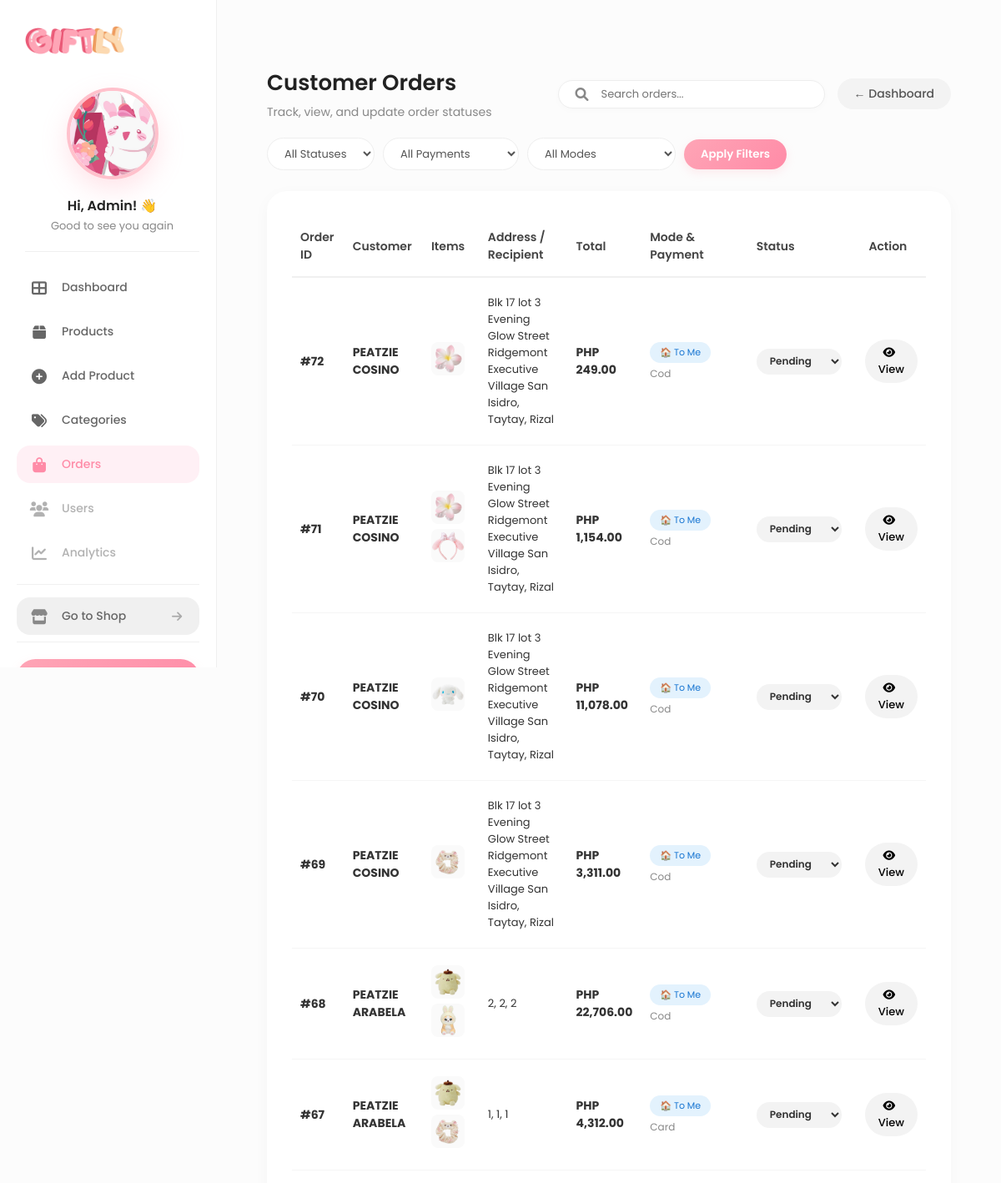
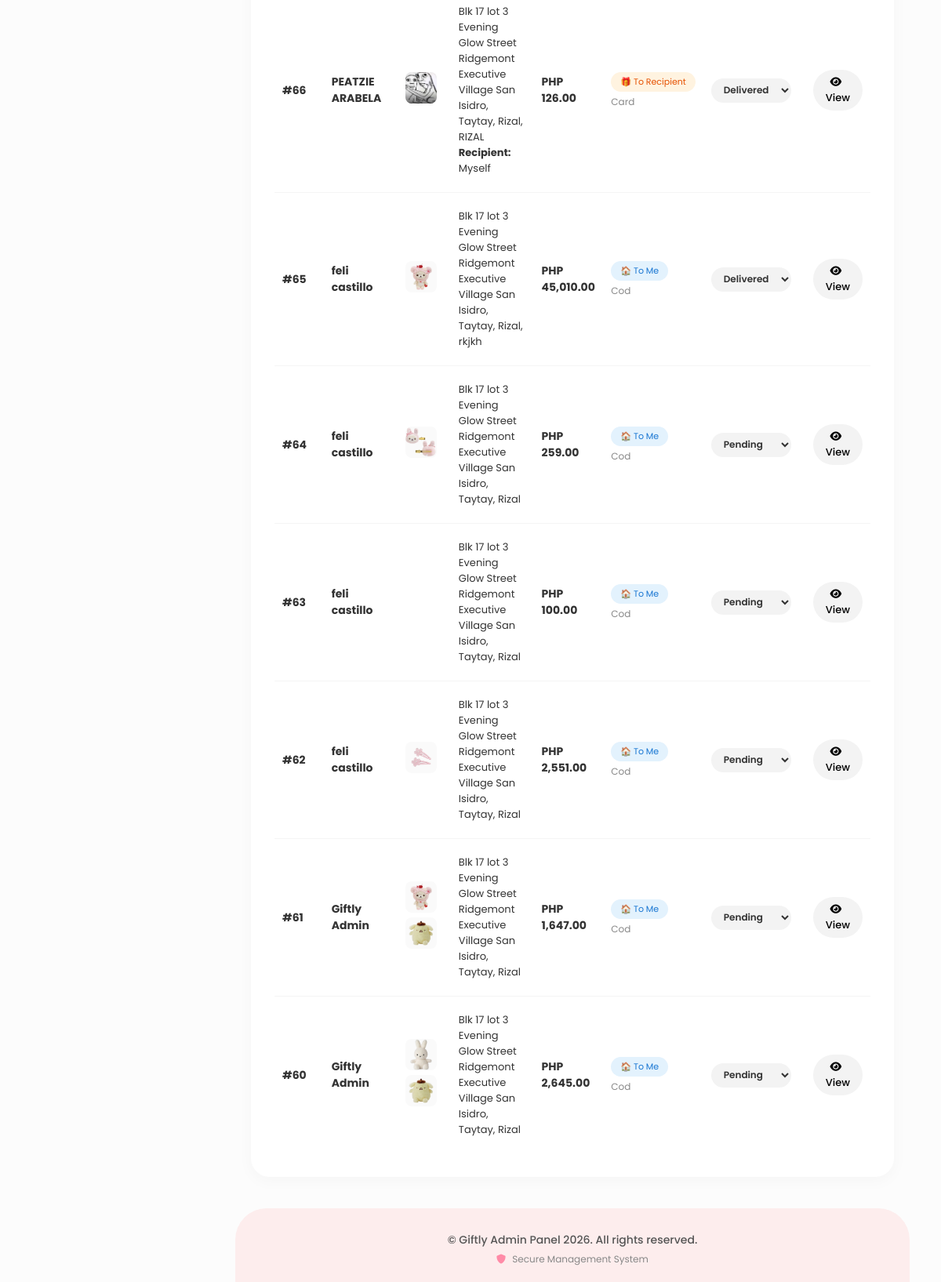
/giftly_project/admin_orders.php (signed in), run on the app's committed database (2 pictures, top to bottom).
### tables this page shows
CREATE TABLE `orders` (
  `id` int(11) NOT NULL,
  `user_id` int(11) NOT NULL,
  `total_amount` decimal(10,2) NOT NULL,
  `status` enum('pending','shipped','delivered','cancelled') DEFAULT 'pending',
  `created_at` timestamp NOT NULL DEFAULT current_timestamp(),
  `fullname` varchar(255) NOT NULL,
  `address` varchar(255) NOT NULL,
  `city` varchar(100) NOT NULL,
  `recipient_name` varchar(255) NOT NULL,
  `payment_method` varchar(50) NOT NULL DEFAULT 'cod',
  `gift_message` text NOT NULL,
  `sender_phone` varchar(20) DEFAULT NULL,
  `recipient_phone` varchar(20) DEFAULT NULL,
  `delivery_date` date DEFAULT NULL,
  `delivery_time` time DEFAULT NULL
);

CREATE TABLE `users` (
  `id` int(11) NOT NULL,
  `name` varchar(100) NOT NULL,
  `email` varchar(100) NOT NULL,
  `password` varchar(255) NOT NULL,
  `role` enum('admin','customer') NOT NULL DEFAULT 'customer',
  `reset_token` varchar(500) DEFAULT NULL,
  `token_expiry` datetime DEFAULT NULL,
  `phone` varchar(20) NOT NULL,
  `created_at` timestamp NOT NULL DEFAULT current_timestamp(),
  `profile_pic` varchar(255) DEFAULT NULL
);

CREATE TABLE `products` (
  `id` int(11) NOT NULL,
  `name` varchar(100) NOT NULL,
  `description` text DEFAULT NULL,
  `price` decimal(10,2) NOT NULL,
  `image` varchar(255) NOT NULL,
  `quantity` int(11) NOT NULL DEFAULT 0,
  `category_id` int(11) NOT NULL DEFAULT 1
);

### giftly_project/admin_orders.php (the view, shortened to what this page needs)
<?php
include 'db_connect.php';
include 'admin_header.php';
$limit = 20;
$page = isset($_GET['page']) ? intval($_GET['page']) : 1;
$offset = ($page - 1) * $limit;
?>
<div class="main-wrapper">
    <div style="display: flex; justify-content: space-between; align-items: center; margin-bottom: 20px; flex-wrap: wrap; gap: 15px;">
        <div>
            <h2 style="font-size: 26px; font-weight: 600; color: #222; margin-bottom: 5px;">Customer Orders</h2>
            <p style="color: #888; font-size: 14px;">Track, view, and update order statuses</p>
        </div>
        <div style="display: flex; align-items: center; gap: 15px; flex-wrap: wrap;">
            <div class="search-container">
                <i class="fas fa-search"></i>
                <input type="text" id="adminOrderSearch" placeholder="Search orders...">
            </div>
            <a href="admin_dashboard.php" style="background: #f3f3f3; padding: 8px 20px; border-radius: 50px; font-size: 14px; font-weight: 500; color: #555; text-decoration: none; transition: 0.3s;">&larr; Dashboard</a>
        </div>
    </div>
    <div class="filter-bar">
        <form action="admin_orders.php" method="GET" style="display: flex; gap: 10px; flex-wrap: wrap; align-items: center;">
            <select name="filter_status" class="filter-select">
                <option value="">All Statuses</option>
            </select>
            <select name="filter_payment" class="filter-select">
                <option value="">All Payments</option>
            </select>
            <select name="filter_mode" class="filter-select">
                <option value="">All Modes</option>
            </select>
            <button type="submit" class="filter-btn">Apply Filters</button>
        </form>
    </div>
    <div class="admin-table-card">
        <table class="admin-table" id="ordersTable">
            <thead>
                <tr>
                    <th style="width: 10%;">Order ID</th>
                    <th style="width: 15%;">Customer</th>
                    <th style="width: 12%;">Items</th>
                    <th style="width: 25%;">Address / Recipient</th>
                    <th style="width: 12%;">Total</th>
                    <th style="width: 14%;">Mode & Payment</th>
                    <th style="width: 12%;">Status</th>
                    <th style="width: 10%; text-align:center;">Action</th>
                </tr>
            </thead>
            <tbody>
                <?php
                $sql = "SELECT orders.*, users.name as customer_name FROM orders JOIN users ON orders.user_id = users.id WHERE 1=1";
                $sql .= " ORDER BY created_at DESC LIMIT $limit OFFSET $offset";
                $result = $conn->query($sql);
                if ($result->num_rows > 0) {
                    while($row = $result->fetch_assoc()) {
                        $delivery_mode = '<span style="background: #e3f2fd; padding: 4px 12px; border-radius: 20px; font-size: 11px; color: #1976d2; white-space: nowrap; display: inline-block;">🏠 To Me</span>';
                        if(!empty($row['recipient_name'])) {
                            $delivery_mode = '<span style="background: #fff3e0; padding: 4px 12px; border-radius: 20px; font-size: 11px; color: #e65100; white-space: nowrap; display: inline-block;">🎁 To Recipient</span>';
                        }
                        $address_summary = $row['address'] . ', ' . $row['city'];
                        if(!empty($row['recipient_name'])) {
                            $address_summary .= '<br><strong>Recipient:</strong> ' . $row['recipient_name'];
                        }
                        $thumb_sql = "SELECT p.image FROM order_items oi JOIN products p ON oi.product_id = p.id WHERE oi.order_id = " . $row['id'] . " LIMIT 2";
                        $thumb_res = $conn->query($thumb_sql);
                        $thumbs = '';
                        if($thumb_res->num_rows > 0) {
                            while($t = $thumb_res->fetch_assoc()) {
                                $thumbs .= '<img src="uploads/'.$t['image'].'" class="prod-thumb" style="margin-right:4px;">';
                            }
                        }
                        echo '
                        <tr class="search-row">
                            <td><strong>#'.$row['id'].'</strong></td>
                            <td class="search-customer"><strong>'.$row['customer_name'].'</strong></td>
                            <td>'.$thumbs.'</td>
                            <td style="font-size: 13px;">'.$address_summary.'</td>
                            <td class="search-price"><strong>PHP '.number_format($row['total_amount'], 2).'</strong></td>
                            <td style="font-size: 12px; white-space: nowrap;">
                                '.$delivery_mode.'
                                <div style="margin-top: 4px; color: #888; font-size: 12px; white-space: nowrap;">'.ucfirst($row['payment_method']).'</div>
                            </td>
                            <td>
                                <form action="admin_orders.php" method="POST" style="margin:0; display:inline;">
                                    <input type="hidden" name="order_id" value="'.$row['id'].'">
                                    <input type="hidden" name="update_status_here" value="1">
                                    <select name="status" class="status-select" onchange="this.form.submit()">
                                        <option value="pending" '.($row['status'] == 'pending' ? 'selected' : '').'>Pending</option>
                                        <option value="shipped" '.($row['status'] == 'shipped' ? 'selected' : '').'>Shipped</option>
                                        <option value="delivered" '.($row['status'] == 'delivered' ? 'selected' : '').'>Delivered</option>
                                    </select>
                                </form>
                            </td>
                            <td style="text-align:center;">
                                <button class="btn-view-items" onclick="openModal('.$row['id'].')">
                                    <i class="fas fa-eye" style="margin-right: 5px;"></i> View
                                </button>
                            </td>
                        </tr>
                        ';
                    }
                } else {
                    echo "<tr><td colspan='8' style='padding: 40px; text-align:center; color:#888;'>No orders match your filters.</td></tr>";
                }
                ?>
            </tbody>
        </table>
    </div>
</div>
<?php include 'admin_footer.php'; ?>

### giftly_project/admin_header.php (style rules this page uses)
* { margin: 0; padding: 0; box-sizing: border-box; font-family: 'Poppins', sans-serif; }
body { background: #fcfcfc; color: #333; display: flex; min-height: 100vh; }
a { text-decoration: none; color: inherit; }
.main-wrapper { max-width: 1200px; margin: 0 auto; width: 100%; flex: 1; }

### giftly_project/admin_orders.php (style rules this page uses)
.main-wrapper { max-width: 1200px; margin: 0 auto; padding: 40px 20px; width: 100%; flex: 1; }
.admin-table-card { background: #fff; border-radius: 24px; padding: 30px; box-shadow: 0 5px 20px rgba(0,0,0,0.03); overflow-x: auto; }
.admin-table { width: 100%; border-collapse: collapse; }
.admin-table th { text-align: left; padding: 15px 10px; border-bottom: 2px solid #f0f0f0; color: #444; font-weight: 600; font-size: 14px; }
.admin-table td { padding: 20px 10px; border-bottom: 1px solid #f5f5f5; font-size: 14px; color: #333; vertical-align: middle; }
.admin-table tr:last-child td { border-bottom: none; }
.status-select { border: none; padding: 6px 12px; border-radius: 30px; font-size: 12px; font-weight: 600; cursor: pointer; outline: none; font-family: 'Poppins'; transition: 0.2s; background: #f3f3f3; color: #333; }
.btn-view-items { background: #f3f3f3; border: none; padding: 6px 16px; border-radius: 30px; font-size: 13px; font-weight: 500; cursor: pointer; transition: 0.2s; margin-left: 8px; }
.search-container { display: flex; align-items: center; gap: 15px; background: #fff; border: 1.5px solid #eee; border-radius: 30px; padding: 6px 16px 6px 20px; box-shadow: 0 2px 10px rgba(0,0,0,0.02); transition: 0.3s; }
.search-container input { border: none; outline: none; width: 100%; font-size: 13px; font-family: 'Poppins'; background: transparent; }
.search-container i { color: #888; }
.filter-bar { display: flex; gap: 15px; margin-bottom: 25px; flex-wrap: wrap; align-items: center; }
.filter-select { padding: 8px 16px; border: 1.5px solid #eee; border-radius: 30px; font-size: 13px; font-family: 'Poppins'; background: #fff; color: #555; outline: none; cursor: pointer; transition: 0.2s; }
.filter-btn { background: linear-gradient(135deg, #FEA5B6 0%, #ff8ba7 100%); color: white; padding: 8px 20px; border: none; border-radius: 30px; font-weight: 600; cursor: pointer; transition: 0.2s; font-family: 'Poppins'; box-shadow: 0 4px 12px rgba(254, 165, 182, 0.2); }
.prod-thumb { width: 40px; height: 40px; object-fit: cover; border-radius: 8px; background: #fafafa; }

### data on the page
orders: id "72", user.name "PEATZIE COSINO", address_summary "Blk 17 lot 3 Evening Glow Street Ridgemont Executive Village San Isidro, Taytay, Rizal", total_amount "249.00", payment_method "Cod", status "Pending"
products: image (picture)
orders: id "71", user.name "PEATZIE COSINO", address_summary "Blk 17 lot 3 Evening Glow Street Ridgemont Executive Village San Isidro, Taytay, Rizal", total_amount "1,154.00", payment_method "Cod", status "Pending"
products: image (picture)
orders: id "70", user.name "PEATZIE COSINO", address_summary "Blk 17 lot 3 Evening Glow Street Ridgemont Executive Village San Isidro, Taytay, Rizal", total_amount "11,078.00", payment_method "Cod", status "Pending"
products: image (picture)
orders: id "69", user.name "PEATZIE COSINO", address_summary "Blk 17 lot 3 Evening Glow Street Ridgemont Executive Village San Isidro, Taytay, Rizal", total_amount "3,311.00", payment_method "Cod", status "Pending"
products: image (picture)
orders: id "68", user.name "PEATZIE ARABELA", address_summary "2, 2, 2", total_amount "22,706.00", payment_method "Cod", status "Pending"
products: image (picture)
products: image (picture)
orders: id "67", user.name "PEATZIE ARABELA", address_summary "1, 1, 1", total_amount "4,312.00", payment_method "Card", status "Pending"
orders: id "66", user.name "PEATZIE ARABELA", address_summary "Blk 17 lot 3 Evening Glow Street Ridgemont Executive Village San Isidro, Taytay, Rizal, RIZAL", recipient_name "Myself", total_amount "126.00", shows "🎁 To Recipient", payment_method "Card", status "Delivered"
products: image (picture)
orders: id "65", user.name "feli castillo", address_summary "Blk 17 lot 3 Evening Glow Street Ridgemont Executive Village San Isidro, Taytay, Rizal, rkjkh", total_amount "45,010.00", payment_method "Cod", status "Delivered"
products: image (picture)
orders: id "64", user.name "feli castillo", address_summary "Blk 17 lot 3 Evening Glow Street Ridgemont Executive Village San Isidro, Taytay, Rizal", total_amount "259.00", payment_method "Cod", status "Pending"
products: image (picture)
orders: id "63", user.name "feli castillo", address_summary "Blk 17 lot 3 Evening Glow Street Ridgemont Executive Village San Isidro, Taytay, Rizal", total_amount "100.00", payment_method "Cod"
orders: id "62", user.name "feli castillo", address_summary "Blk 17 lot 3 Evening Glow Street Ridgemont Executive Village San Isidro, Taytay, Rizal", total_amount "2,551.00", payment_method "Cod", status "Pending"
products: image (picture)
orders: id "61", user.name "Giftly Admin", address_summary "Blk 17 lot 3 Evening Glow Street Ridgemont Executive Village San Isidro, Taytay, Rizal", total_amount "1,647.00", payment_method "Cod", status "Pending"
orders: id "60", user.name "Giftly Admin", address_summary "Blk 17 lot 3 Evening Glow Street Ridgemont Executive Village San Isidro, Taytay, Rizal", total_amount "2,645.00", payment_method "Cod", status "Pending"
products: image (picture)
